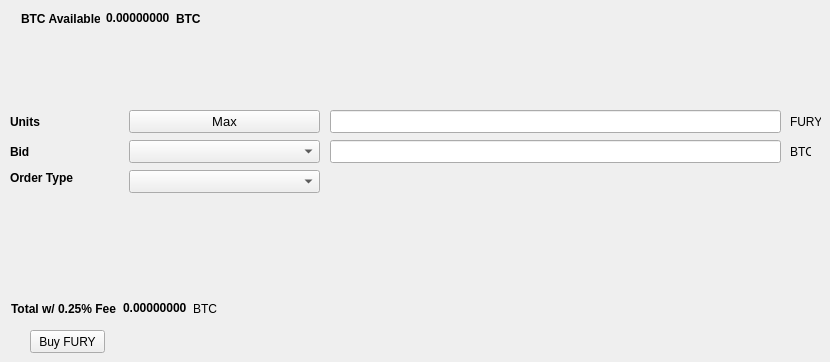
   <widget class="QWidget" name="BuyTab">
    <attribute name="title">
     <string>Buy</string>
    </attribute>
    <widget class="QPushButton" name="BuyFURY">
     <property name="geometry">
      <rect>
       <x>30</x>
       <y>330</y>
       <width>75</width>
       <height>23</height>
      </rect>
     </property>
     <property name="text">
      <string>Buy FURY</string>
     </property>
    </widget>
    <widget class="QLabel" name="label_3">
     <property name="geometry">
      <rect>
       <x>10</x>
       <y>110</y>
       <width>46</width>
       <height>23</height>
      </rect>
     </property>
     <property name="font">
      <font>
       <weight>75</weight>
       <bold>true</bold>
      </font>
     </property>
     <property name="text">
      <string>Units</string>
     </property>
    </widget>
    <widget class="QLineEdit" name="UnitsInput">
     <property name="geometry">
      <rect>
       <x>330</x>
       <y>110</y>
       <width>451</width>
       <height>23</height>
      </rect>
     </property>
     <property name="font">
      <font>
       <pointsize>9</pointsize>
       <weight>75</weight>
       <bold>true</bold>
      </font>
     </property>
    </widget>
    <widget class="QLineEdit" name="BuyBidPriceEdit">
     <property name="geometry">
      <rect>
       <x>330</x>
       <y>140</y>
       <width>451</width>
       <height>23</height>
      </rect>
     </property>
     <property name="font">
      <font>
       <pointsize>9</pointsize>
       <weight>75</weight>
       <bold>true</bold>
      </font>
     </property>
    </widget>
    <widget class="QLabel" name="label_4">
     <property name="geometry">
      <rect>
       <x>790</x>
       <y>110</y>
       <width>31</width>
       <height>23</height>
      </rect>
     </property>
     <property name="text">
      <string>FURY</string>
     </property>
    </widget>
    <widget class="QLabel" name="label_5">
     <property name="geometry">
      <rect>
       <x>790</x>
       <y>140</y>
       <width>21</width>
       <height>23</height>
      </rect>
     </property>
     <property name="text">
      <string>BTC</string>
     </property>
    </widget>
    <widget class="QLabel" name="label_6">
     <property name="geometry">
      <rect>
       <x>10</x>
       <y>140</y>
       <width>46</width>
       <height>23</height>
      </rect>
     </property>
     <property name="font">
      <font>
       <weight>75</weight>
       <bold>true</bold>
      </font>
     </property>
     <property name="text">
      <string>Bid</string>
     </property>
    </widget>
    <widget class="QLabel" name="label_7">
     <property name="geometry">
      <rect>
       <x>10</x>
       <y>170</y>
       <width>71</width>
       <height>16</height>
      </rect>
     </property>
     <property name="font">
      <font>
       <weight>75</weight>
       <bold>true</bold>
      </font>
     </property>
     <property name="text">
      <string>Order Type</string>
     </property>
    </widget>
    <widget class="QPushButton" name="Buy_Max_Amount">
     <property name="geometry">
      <rect>
       <x>129</x>
       <y>110</y>
       <width>191</width>
       <height>23</height>
      </rect>
     </property>
     <property name="font">
      <font>
       <pointsize>10</pointsize>
      </font>
     </property>
     <property name="text">
      <string>Max</string>
     </property>
    </widget>
    <widget class="QComboBox" name="BuyBidcomboBox">
     <property name="geometry">
      <rect>
       <x>129</x>
       <y>140</y>
       <width>191</width>
       <height>23</height>
      </rect>
     </property>
     <property name="font">
      <font>
       <pointsize>10</pointsize>
      </font>
     </property>
    </widget>
    <widget class="QComboBox" name="buyOrdertypeCombo">
     <property name="geometry">
      <rect>
       <x>129</x>
       <y>170</y>
       <width>191</width>
       <height>23</height>
      </rect>
     </property>
     <property name="font">
      <font>
       <pointsize>10</pointsize>
      </font>
     </property>
    </widget>
    <widget class="QWidget" name="layoutWidget">
     <property name="geometry">
      <rect>
       <x>21</x>
       <y>11</y>
       <width>180</width>
       <height>15</height>
      </rect>
     </property>
     <layout class="QHBoxLayout" name="horizontalLayout_3">
      <item>
       <widget class="QLabel" name="label232">
        <property name="font">
         <font>
          <weight>75</weight>
          <bold>true</bold>
         </font>
        </property>
        <property name="text">
         <string>BTC Available:</string>
        </property>
       </widget>
      </item>
      <item>
       <widget class="QLabel" name="BtcAvailableLbl">
        <property name="palette">
         <palette>
          <active>
           <colorrole role="WindowText">
            <brush brushstyle="SolidPattern">
             <color alpha="255">
              <red>0</red>
              <green>0</green>
              <blue>0</blue>
             </color>
            </brush>
           </colorrole>
           <colorrole role="Button">
            <brush brushstyle="SolidPattern">
             <color alpha="255">
              <red>0</red>
              <green>170</green>
              <blue>0</blue>
             </color>
            </brush>
           </colorrole>
           <colorrole role="Light">
            <brush brushstyle="SolidPattern">
             <color alpha="255">
              <red>0</red>
              <green>255</green>
              <blue>0</blue>
             </color>
            </brush>
           </colorrole>
           <colorrole role="Midlight">
            <brush brushstyle="SolidPattern">
             <color alpha="255">
              <red>0</red>
              <green>212</green>
              <blue>0</blue>
             </color>
            </brush>
           </colorrole>
           <colorrole role="Dark">
            <brush brushstyle="SolidPattern">
             <color alpha="255">
              <red>0</red>
              <green>85</green>
              <blue>0</blue>
             </color>
            </brush>
           </colorrole>
           <colorrole role="Mid">
            <brush brushstyle="SolidPattern">
             <color alpha="255">
              <red>0</red>
              <green>113</green>
              <blue>0</blue>
             </color>
            </brush>
           </colorrole>
           <colorrole role="Text">
            <brush brushstyle="SolidPattern">
             <color alpha="255">
              <red>0</red>
              <green>170</green>
              <blue>0</blue>
             </color>
            </brush>
           </colorrole>
           <colorrole role="BrightText">
            <brush brushstyle="SolidPattern">
             <color alpha="255">
              <red>255</red>
              <green>255</green>
              <blue>255</blue>
             </color>
            </brush>
           </colorrole>
           <colorrole role="ButtonText">
            <brush brushstyle="SolidPattern">
             <color alpha="255">
              <red>0</red>
              <green>0</green>
              <blue>0</blue>
             </color>
            </brush>
           </colorrole>
           <colorrole role="Base">
            <brush brushstyle="SolidPattern">
             <color alpha="255">
              <red>255</red>
              <green>255</green>
              <blue>255</blue>
             </color>
            </brush>
           </colorrole>
           <colorrole role="Window">
            <brush brushstyle="SolidPattern">
             <color alpha="255">
              <red>0</red>
              <green>170</green>
              <blue>0</blue>
             </color>
            </brush>
           </colorrole>
           <colorrole role="Shadow">
            <brush brushstyle="SolidPattern">
             <color alpha="255">
              <red>0</red>
              <green>0</green>
              <blue>0</blue>
             </color>
            </brush>
           </colorrole>
           <colorrole role="AlternateBase">
            <brush brushstyle="SolidPattern">
             <color alpha="255">
              <red>127</red>
              <green>212</green>
              <blue>127</blue>
             </color>
            </brush>
           </colorrole>
           <colorrole role="ToolTipBase">
            <brush brushstyle="SolidPattern">
             <color alpha="255">
              <red>255</red>
              <green>255</green>
              <blue>220</blue>
             </color>
            </brush>
           </colorrole>
           <colorrole role="ToolTipText">
            <brush brushstyle="SolidPattern">
             <color alpha="255">
              <red>0</red>
              <green>0</green>
              <blue>0</blue>
             </color>
            </brush>
           </colorrole>
          </active>
          <inactive>
           <colorrole role="WindowText">
            <brush brushstyle="SolidPattern">
             <color alpha="255">
              <red>0</red>
              <green>0</green>
              <blue>0</blue>
             </color>
            </brush>
           </colorrole>
           <colorrole role="Button">
            <brush brushstyle="SolidPattern">
             <color alpha="255">
              <red>0</red>
              <green>170</green>
              <blue>0</blue>
             </color>
            </brush>
           </colorrole>
           <colorrole role="Light">
            <brush brushstyle="SolidPattern">
             <color alpha="255">
              <red>0</red>
              <green>255</green>
              <blue>0</blue>
             </color>
            </brush>
           </colorrole>
           <colorrole role="Midlight">
            <brush brushstyle="SolidPattern">
             <color alpha="255">
              <red>0</red>
              <green>212</green>
              <blue>0</blue>
             </color>
            </brush>
           </colorrole>
           <colorrole role="Dark">
            <brush brushstyle="SolidPattern">
             <color alpha="255">
              <red>0</red>
              <green>85</green>
              <blue>0</blue>
             </color>
            </brush>
           </colorrole>
           <colorrole role="Mid">
            <brush brushstyle="SolidPattern">
             <color alpha="255">
              <red>0</red>
              <green>113</green>
              <blue>0</blue>
             </color>
            </brush>
           </colorrole>
           <colorrole role="Text">
            <brush brushstyle="SolidPattern">
             <color alpha="255">
              <red>0</red>
              <green>170</green>
              <blue>0</blue>
             </color>
            </brush>
           </colorrole>
           <colorrole role="BrightText">
            <brush brushstyle="SolidPattern">
             <color alpha="255">
              <red>255</red>
              <green>255</green>
              <blue>255</blue>
             </color>
            </brush>
           </colorrole>
           <colorrole role="ButtonText">
            <brush brushstyle="SolidPattern">
             <color alpha="255">
              <red>0</red>
              <green>0</green>
              <blue>0</blue>
             </color>
            </brush>
           </colorrole>
           <colorrole role="Base">
            <brush brushstyle="SolidPattern">
             <color alpha="255">
              <red>255</red>
              <green>255</green>
              <blue>255</blue>
             </color>
            </brush>
           </colorrole>
           <colorrole role="Window">
            <brush brushstyle="SolidPattern">
             <color alpha="255">
              <red>0</red>
              <green>170</green>
              <blue>0</blue>
             </color>
            </brush>
           </colorrole>
           <colorrole role="Shadow">
            <brush brushstyle="SolidPattern">
             <color alpha="255">
              <red>0</red>
              <green>0</green>
              <blue>0</blue>
             </color>
            </brush>
           </colorrole>
           <colorrole role="AlternateBase">
            <brush brushstyle="SolidPattern">
             <color alpha="255">
              <red>127</red>
              <green>212</green>
              <blue>127</blue>
             </color>
            </brush>
           </colorrole>
           <colorrole role="ToolTipBase">
            <brush brushstyle="SolidPattern">
             <color alpha="255">
              <red>255</red>
              <green>255</green>
              <blue>220</blue>
             </color>
            </brush>
           </colorrole>
           <colorrole role="ToolTipText">
            <brush brushstyle="SolidPattern">
             <color alpha="255">
              <red>0</red>
              <green>0</green>
              <blue>0</blue>
             </color>
            </brush>
           </colorrole>
          </inactive>
          <disabled>
           <colorrole role="WindowText">
            <brush brushstyle="SolidPattern">
             <color alpha="255">
              <red>0</red>
              <green>85</green>
              <blue>0</blue>
             </color>
            </brush>
           </colorrole>
           <colorrole role="Button">
            <brush brushstyle="SolidPattern">
             <color alpha="255">
              <red>0</red>
              <green>170</green>
              <blue>0</blue>
             </color>
            </brush>
           </colorrole>
           <colorrole role="Light">
            <brush brushstyle="SolidPattern">
             <color alpha="255">
              <red>0</red>
              <green>255</green>
              <blue>0</blue>
             </color>
            </brush>
           </colorrole>
           <colorrole role="Midlight">
            <brush brushstyle="SolidPattern">
             <color alpha="255">
              <red>0</red>
              <green>212</green>
              <blue>0</blue>
             </color>
            </brush>
           </colorrole>
           <colorrole role="Dark">
            <brush brushstyle="SolidPattern">
             <color alpha="255">
              <red>0</red>
              <green>85</green>
              <blue>0</blue>
             </color>
            </brush>
           </colorrole>
           <colorrole role="Mid">
            <brush brushstyle="SolidPattern">
             <color alpha="255">
              <red>0</red>
              <green>113</green>
              <blue>0</blue>
             </color>
            </brush>
           </colorrole>
           <colorrole role="Text">
            <brush brushstyle="SolidPattern">
             <color alpha="255">
              <red>0</red>
              <green>85</green>
              <blue>0</blue>
             </color>
            </brush>
           </colorrole>
           <colorrole role="BrightText">
            <brush brushstyle="SolidPattern">
             <color alpha="255">
              <red>255</red>
              <green>255</green>
              <blue>255</blue>
             </color>
            </brush>
           </colorrole>
           <colorrole role="ButtonText">
            <brush brushstyle="SolidPattern">
             <color alpha="255">
              <red>0</red>
              <green>85</green>
              <blue>0</blue>
             </color>
            </brush>
           </colorrole>
           <colorrole role="Base">
            <brush brushstyle="SolidPattern">
             <color alpha="255">
              <red>0</red>
              <green>170</green>
              <blue>0</blue>
             </color>
            </brush>
           </colorrole>
           <colorrole role="Window">
            <brush brushstyle="SolidPattern">
             <color alpha="255">
              <red>0</red>
              <green>170</green>
              <blue>0</blue>
             </color>
            </brush>
           </colorrole>
           <colorrole role="Shadow">
            <brush brushstyle="SolidPattern">
             <color alpha="255">
              <red>0</red>
              <green>0</green>
              <blue>0</blue>
             </color>
            </brush>
           </colorrole>
           <colorrole role="AlternateBase">
            <brush brushstyle="SolidPattern">
             <color alpha="255">
              <red>0</red>
              <green>170</green>
              <blue>0</blue>
             </color>
            </brush>
           </colorrole>
           <colorrole role="ToolTipBase">
            <brush brushstyle="SolidPattern">
             <color alpha="255">
              <red>255</red>
              <green>255</green>
              <blue>220</blue>
             </color>
            </brush>
           </colorrole>
           <colorrole role="ToolTipText">
            <brush brushstyle="SolidPattern">
             <color alpha="255">
              <red>0</red>
              <green>0</green>
              <blue>0</blue>
             </color>
            </brush>
           </colorrole>
          </disabled>
         </palette>
        </property>
        <property name="font">
         <font>
          <weight>75</weight>
          <bold>true</bold>
         </font>
        </property>
        <property name="text">
         <string>0.00000000</string>
        </property>
        <property name="textInteractionFlags">
         <set>Qt::LinksAccessibleByMouse|Qt::TextSelectableByKeyboard|Qt::TextSelectableByMouse</set>
        </property>
       </widget>
      </item>
      <item>
       <widget class="QLabel" name="BtcAvailableLbl_2">
        <property name="font">
         <font>
          <weight>75</weight>
          <bold>true</bold>
         </font>
        </property>
        <property name="text">
         <string>BTC</string>
        </property>
       </widget>
      </item>
     </layout>
    </widget>
    <widget class="QWidget" name="layoutWidget">
     <property name="geometry">
      <rect>
       <x>11</x>
       <y>301</y>
       <width>209</width>
       <height>15</height>
      </rect>
     </property>
     <layout class="QHBoxLayout" name="horizontalLayout_4">
      <item>
       <widget class="QLabel" name="label_9">
        <property name="font">
         <font>
          <weight>75</weight>
          <bold>true</bold>
         </font>
        </property>
        <property name="text">
         <string>Total w/ 0.25% Fee</string>
        </property>
       </widget>
      </item>
      <item>
       <widget class="QLabel" name="BuyCostLabel">
        <property name="palette">
         <palette>
          <active>
           <colorrole role="WindowText">
            <brush brushstyle="SolidPattern">
             <color alpha="255">
              <red>0</red>
              <green>0</green>
              <blue>0</blue>
             </color>
            </brush>
           </colorrole>
           <colorrole role="Button">
            <brush brushstyle="SolidPattern">
             <color alpha="255">
              <red>0</red>
              <green>170</green>
              <blue>0</blue>
             </color>
            </brush>
           </colorrole>
           <colorrole role="Light">
            <brush brushstyle="SolidPattern">
             <color alpha="255">
              <red>0</red>
              <green>255</green>
              <blue>0</blue>
             </color>
            </brush>
           </colorrole>
           <colorrole role="Midlight">
            <brush brushstyle="SolidPattern">
             <color alpha="255">
              <red>0</red>
              <green>212</green>
              <blue>0</blue>
             </color>
            </brush>
           </colorrole>
           <colorrole role="Dark">
            <brush brushstyle="SolidPattern">
             <color alpha="255">
              <red>0</red>
              <green>85</green>
              <blue>0</blue>
             </color>
            </brush>
           </colorrole>
           <colorrole role="Mid">
            <brush brushstyle="SolidPattern">
             <color alpha="255">
              <red>0</red>
              <green>113</green>
              <blue>0</blue>
             </color>
            </brush>
           </colorrole>
           <colorrole role="Text">
            <brush brushstyle="SolidPattern">
             <color alpha="255">
              <red>0</red>
              <green>170</green>
              <blue>0</blue>
             </color>
            </brush>
           </colorrole>
           <colorrole role="BrightText">
            <brush brushstyle="SolidPattern">
             <color alpha="255">
              <red>255</red>
              <green>255</green>
              <blue>255</blue>
             </color>
            </brush>
           </colorrole>
           <colorrole role="ButtonText">
            <brush brushstyle="SolidPattern">
             <color alpha="255">
              <red>0</red>
              <green>0</green>
              <blue>0</blue>
             </color>
            </brush>
           </colorrole>
           <colorrole role="Base">
            <brush brushstyle="SolidPattern">
             <color alpha="255">
              <red>255</red>
              <green>255</green>
              <blue>255</blue>
             </color>
            </brush>
           </colorrole>
           <colorrole role="Window">
            <brush brushstyle="SolidPattern">
             <color alpha="255">
              <red>0</red>
              <green>170</green>
              <blue>0</blue>
             </color>
            </brush>
           </colorrole>
           <colorrole role="Shadow">
            <brush brushstyle="SolidPattern">
             <color alpha="255">
              <red>0</red>
              <green>0</green>
              <blue>0</blue>
             </color>
            </brush>
           </colorrole>
           <colorrole role="AlternateBase">
            <brush brushstyle="SolidPattern">
             <color alpha="255">
              <red>127</red>
              <green>212</green>
              <blue>127</blue>
             </color>
            </brush>
           </colorrole>
           <colorrole role="ToolTipBase">
            <brush brushstyle="SolidPattern">
             <color alpha="255">
              <red>255</red>
              <green>255</green>
              <blue>220</blue>
             </color>
            </brush>
           </colorrole>
           <colorrole role="ToolTipText">
            <brush brushstyle="SolidPattern">
             <color alpha="255">
              <red>0</red>
              <green>0</green>
              <blue>0</blue>
             </color>
            </brush>
           </colorrole>
          </active>
          <inactive>
           <colorrole role="WindowText">
            <brush brushstyle="SolidPattern">
             <color alpha="255">
              <red>0</red>
              <green>0</green>
              <blue>0</blue>
             </color>
            </brush>
           </colorrole>
           <colorrole role="Button">
            <brush brushstyle="SolidPattern">
             <color alpha="255">
              <red>0</red>
              <green>170</green>
              <blue>0</blue>
             </color>
            </brush>
           </colorrole>
           <colorrole role="Light">
            <brush brushstyle="SolidPattern">
             <color alpha="255">
              <red>0</red>
              <green>255</green>
              <blue>0</blue>
             </color>
            </brush>
           </colorrole>
           <colorrole role="Midlight">
            <brush brushstyle="SolidPattern">
             <color alpha="255">
              <red>0</red>
              <green>212</green>
              <blue>0</blue>
             </color>
            </brush>
           </colorrole>
           <colorrole role="Dark">
            <brush brushstyle="SolidPattern">
             <color alpha="255">
              <red>0</red>
              <green>85</green>
              <blue>0</blue>
             </color>
            </brush>
           </colorrole>
           <colorrole role="Mid">
            <brush brushstyle="SolidPattern">
             <color alpha="255">
              <red>0</red>
              <green>113</green>
              <blue>0</blue>
             </color>
            </brush>
           </colorrole>
           <colorrole role="Text">
            <brush brushstyle="SolidPattern">
             <color alpha="255">
              <red>0</red>
              <green>170</green>
              <blue>0</blue>
             </color>
            </brush>
           </colorrole>
           <colorrole role="BrightText">
            <brush brushstyle="SolidPattern">
             <color alpha="255">
              <red>255</red>
              <green>255</green>
              <blue>255</blue>
             </color>
            </brush>
           </colorrole>
           <colorrole role="ButtonText">
            <brush brushstyle="SolidPattern">
             <color alpha="255">
              <red>0</red>
              <green>0</green>
              <blue>0</blue>
             </color>
            </brush>
           </colorrole>
           <colorrole role="Base">
            <brush brushstyle="SolidPattern">
             <color alpha="255">
              <red>255</red>
              <green>255</green>
              <blue>255</blue>
             </color>
            </brush>
           </colorrole>
           <colorrole role="Window">
            <brush brushstyle="SolidPattern">
             <color alpha="255">
              <red>0</red>
              <green>170</green>
              <blue>0</blue>
             </color>
            </brush>
           </colorrole>
           <colorrole role="Shadow">
            <brush brushstyle="SolidPattern">
             <color alpha="255">
              <red>0</red>
              <green>0</green>
              <blue>0</blue>
             </color>
            </brush>
           </colorrole>
           <colorrole role="AlternateBase">
            <brush brushstyle="SolidPattern">
             <color alpha="255">
              <red>127</red>
              <green>212</green>
              <blue>127</blue>
             </color>
            </brush>
           </colorrole>
           <colorrole role="ToolTipBase">
            <brush brushstyle="SolidPattern">
             <color alpha="255">
              <red>255</red>
              <green>255</green>
              <blue>220</blue>
             </color>
            </brush>
           </colorrole>
           <colorrole role="ToolTipText">
            <brush brushstyle="SolidPattern">
             <color alpha="255">
              <red>0</red>
              <green>0</green>
              <blue>0</blue>
             </color>
            </brush>
           </colorrole>
          </inactive>
          <disabled>
           <colorrole role="WindowText">
            <brush brushstyle="SolidPattern">
             <color alpha="255">
              <red>0</red>
              <green>85</green>
              <blue>0</blue>
             </color>
            </brush>
           </colorrole>
           <colorrole role="Button">
            <brush brushstyle="SolidPattern">
             <color alpha="255">
              <red>0</red>
              <green>170</green>
              <blue>0</blue>
             </color>
            </brush>
           </colorrole>
           <colorrole role="Light">
            <brush brushstyle="SolidPattern">
             <color alpha="255">
              <red>0</red>
              <green>255</green>
              <blue>0</blue>
             </color>
            </brush>
           </colorrole>
           <colorrole role="Midlight">
            <brush brushstyle="SolidPattern">
             <color alpha="255">
              <red>0</red>
              <green>212</green>
              <blue>0</blue>
             </color>
            </brush>
           </colorrole>
           <colorrole role="Dark">
            <brush brushstyle="SolidPattern">
             <color alpha="255">
              <red>0</red>
              <green>85</green>
              <blue>0</blue>
             </color>
            </brush>
           </colorrole>
           <colorrole role="Mid">
            <brush brushstyle="SolidPattern">
             <color alpha="255">
              <red>0</red>
              <green>113</green>
              <blue>0</blue>
             </color>
            </brush>
           </colorrole>
           <colorrole role="Text">
            <brush brushstyle="SolidPattern">
             <color alpha="255">
              <red>0</red>
              <green>85</green>
              <blue>0</blue>
             </color>
            </brush>
           </colorrole>
           <colorrole role="BrightText">
            <brush brushstyle="SolidPattern">
             <color alpha="255">
              <red>255</red>
              <green>255</green>
              <blue>255</blue>
             </color>
            </brush>
           </colorrole>
           <colorrole role="ButtonText">
            <brush brushstyle="SolidPattern">
             <color alpha="255">
              <red>0</red>
              <green>85</green>
              <blue>0</blue>
             </color>
            </brush>
           </colorrole>
           <colorrole role="Base">
            <brush brushstyle="SolidPattern">
             <color alpha="255">
              <red>0</red>
              <green>170</green>
              <blue>0</blue>
             </color>
            </brush>
           </colorrole>
           <colorrole role="Window">
            <brush brushstyle="SolidPattern">
             <color alpha="255">
              <red>0</red>
              <green>170</green>
              <blue>0</blue>
             </color>
            </brush>
           </colorrole>
           <colorrole role="Shadow">
            <brush brushstyle="SolidPattern">
             <color alpha="255">
              <red>0</red>
              <green>0</green>
              <blue>0</blue>
             </color>
            </brush>
           </colorrole>
           <colorrole role="AlternateBase">
            <brush brushstyle="SolidPattern">
             <color alpha="255">
              <red>0</red>
              <green>170</green>
              <blue>0</blue>
             </color>
            </brush>
           </colorrole>
           <colorrole role="ToolTipBase">
            <brush brushstyle="SolidPattern">
             <color alpha="255">
              <red>255</red>
              <green>255</green>
              <blue>220</blue>
             </color>
            </brush>
           </colorrole>
           <colorrole role="ToolTipText">
            <brush brushstyle="SolidPattern">
             <color alpha="255">
              <red>0</red>
              <green>0</green>
              <blue>0</blue>
             </color>
            </brush>
           </colorrole>
          </disabled>
         </palette>
        </property>
        <property name="font">
         <font>
          <weight>75</weight>
          <bold>true</bold>
         </font>
        </property>
        <property name="autoFillBackground">
         <bool>false</bool>
        </property>
        <property name="text">
         <string>0.00000000</string>
        </property>
        <property name="textInteractionFlags">
         <set>Qt::LinksAccessibleByMouse|Qt::TextSelectableByMouse</set>
        </property>
       </widget>
      </item>
      <item>
       <widget class="QLabel" name="label_10">
        <property name="font">
         <font>
          <weight>50</weight>
          <bold>false</bold>
         </font>
        </property>
        <property name="text">
         <string>BTC</string>
        </property>
       </widget>
      </item>
     </layout>
    </widget>
   </widget>
